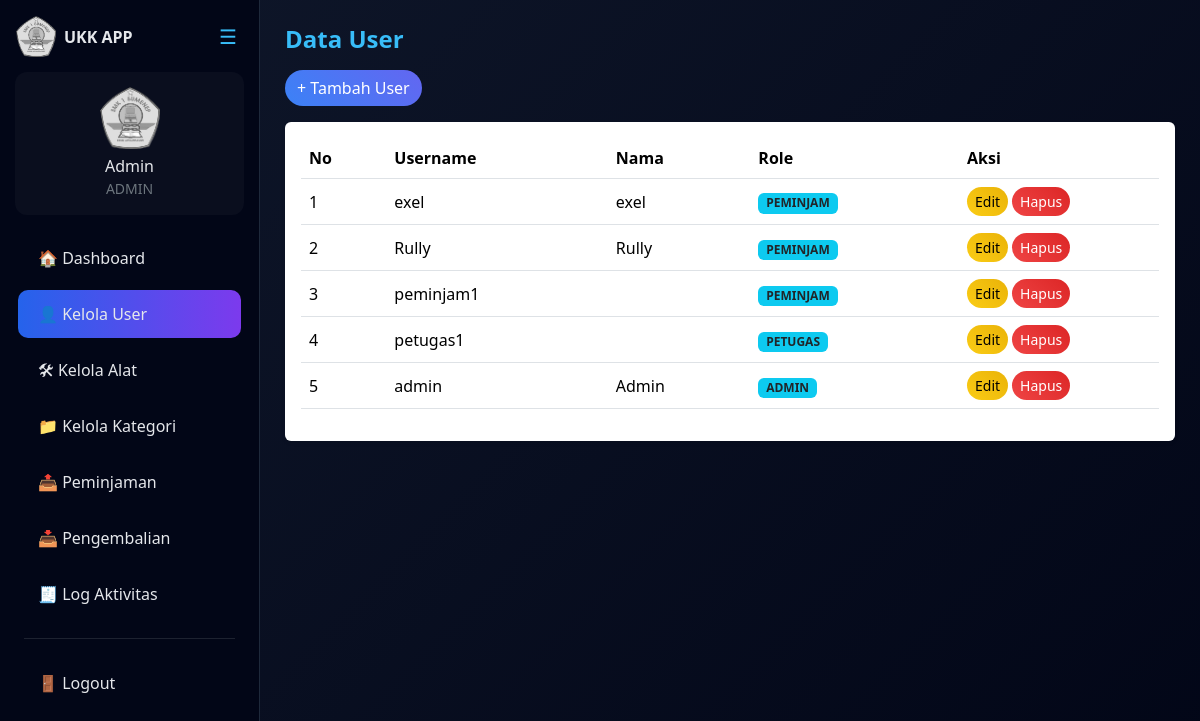
The page /ukk_peminjaman/admin/user.php (signed in) on the database its author committed.
### tables this page shows
CREATE TABLE `users` (
  `id` int(11) NOT NULL,
  `nama` varchar(100) DEFAULT NULL,
  `username` varchar(50) DEFAULT NULL,
  `password` varchar(255) DEFAULT NULL,
  `role` enum('admin','petugas','peminjam') DEFAULT NULL
);

### ukk_peminjaman/admin/user.php (the view, shortened to what this page needs)
<?php
include "../config/database.php";
include "../assets/layout.php";
$data = mysqli_query($koneksi, "SELECT * FROM users ORDER BY id DESC");
?>
<h4 class="mb-3">Data User</h4>
<a href="user_tambah.php" class="btn btn-primary mb-3 rounded-pill">+ Tambah User</a>
<div class="card shadow-sm border-0">
    <div class="card-body">
        <div class="table-responsive">
            <table class="table table-hover align-middle">
                <thead>
                    <tr>
                        <th>No</th>
                        <th>Username</th>
                        <th>Nama</th>
                        <th>Role</th>
                        <th width="200">Aksi</th>
                    </tr>
                </thead>
                <tbody>
                <?php $no=1; while($u = mysqli_fetch_assoc($data)): ?>
                    <tr>
                        <td><?= $no++ ?></td>
                        <td><?= htmlspecialchars($u['username']) ?></td>
                        <td><?= htmlspecialchars($u['nama']) ?></td>
                        <td>
                            <span class="badge bg-info text-dark text-uppercase">
                                <?= htmlspecialchars($u['role']) ?>
                            </span>
                        </td>
                        <td class="d-flex gap-1 flex-wrap">
                            <a href="user_edit.php?id=<?= $u['id'] ?>"
                               class="btn btn-warning btn-sm rounded-pill">Edit</a>
                            <a href="user_hapus.php?id=<?= $u['id'] ?>"
                               onclick="return confirm('Yakin hapus user?')"
                               class="btn btn-danger btn-sm rounded-pill">Hapus</a>
                        </td>
                    </tr>
                <?php endwhile; ?>
                </tbody>
            </table>
        </div>
    </div>
</div>
<?php include "../assets/layout_footer.php"; ?>

### ukk_peminjaman/assets/layout.php (shortened to what this page needs)
<?php
$currentPage = basename($_SERVER['PHP_SELF']);
?>
<!DOCTYPE html>
<html lang="id">
<head>
    <link href="https://cdn.jsdelivr.net/npm/bootstrap@5.3.2/dist/css/bootstrap.min.css" rel="stylesheet">
    <link rel="stylesheet" href="../assets/theme-dark.css">
</head>
<body>
<div class="sidebar" id="sidebar">
    <div class="d-flex align-items-center px-3 pt-3">
        <img src="../assets/logo.png" width="40">
        <span class="ms-2 fw-bold menu-text">UKK APP</span>
        <button class="toggle-btn ms-auto" onclick="toggleSidebar()">☰</button>
    </div>
    <div class="user-box">
        <img src="../assets/logo.png" width="60" class="mb-2">
        <h6 class="mb-0"><?= $_SESSION['nama'] ?? 'User' ?></h6>
        <small class="text-secondary text-uppercase"><?= $_SESSION['role'] ?? '' ?></small>
    </div>
    <nav class="nav flex-column px-2">
        <?php if ($_SESSION['role'] == 'admin'): ?>
            <a href="dashboard.php" class="nav-link <?= $currentPage=='dashboard.php'?'active':'' ?>">
                🏠 <span class="menu-text">Dashboard</span>
            </a>
            <a href="user.php" class="nav-link <?= $currentPage=='user.php'?'active':'' ?>">
                👤 <span class="menu-text">Kelola User</span>
            </a>
            <a href="alat.php" class="nav-link <?= $currentPage=='alat.php'?'active':'' ?>">
                🛠 <span class="menu-text">Kelola Alat</span>
            </a>
            <a href="kategori.php" class="nav-link <?= $currentPage=='kategori.php'?'active':'' ?>">
                📁 <span class="menu-text">Kelola Kategori</span>
            </a>
            <a href="peminjaman_admin.php" class="nav-link <?= $currentPage=='peminjaman_admin.php'?'active':'' ?>">
                📤 <span class="menu-text">Peminjaman</span>
            </a>
            <a href="pengembalian_admin.php" class="nav-link <?= $currentPage=='pengembalian_admin.php'?'active':'' ?>">
                📥 <span class="menu-text">Pengembalian</span>
            </a>
            <a href="log.php" class="nav-link <?= $currentPage=='log.php'?'active':'' ?>">
                🧾 <span class="menu-text">Log Aktivitas</span>
            </a>
        <?php endif; ?>
        <hr class="border-secondary mx-3">
        <a href="../auth/logout.php" class="nav-link text-danger">
            🚪 <span class="menu-text">Logout</span>
        </a>
    </nav>
</div>
<div class="content">

### ukk_peminjaman/assets/layout_footer.php (shortened to what this page needs)
</div>
</body>
</html>

### ukk_peminjaman/assets/theme-dark.css (style rules this page uses)
body { background: linear-gradient(135deg, #0f172a, #020617); color: #e5e7eb; min-height: 100vh; font-family: 'Segoe UI', sans-serif; }
h3, h4, h5 { color: #38bdf8; font-weight: bold; }
.table { color: #e5e7eb; }
.table thead { background: linear-gradient(90deg, #2563eb, #7c3aed); color: white; }
.table tbody tr { transition: 0.2s; }
.btn-primary { background: linear-gradient(45deg, #3b82f6, #6366f1); border: none; }
.btn-warning { background: linear-gradient(45deg, #facc15, #eab308); border: none; color: black; }
.btn-danger { background: linear-gradient(45deg, #ef4444, #dc2626); border: none; }
.nav-link { color: #e5e7eb !important; }

### ukk_peminjaman/assets/layout.php (style rules this page uses)
body { display: flex; min-height: 100vh; }
.sidebar { width: 260px; background: linear-gradient(180deg, #020617, #020617); border-right: 1px solid #1e293b; transition: 0.3s; }
.sidebar .nav-link { color: #cbd5f5; padding: 12px 20px; border-radius: 10px; margin: 4px 10px; }
.sidebar .nav-link:hover, .sidebar .nav-link.active { background: linear-gradient(90deg, #2563eb, #7c3aed); color: white; }
.content { flex: 1; padding: 25px; transition: 0.3s; }
.user-box { background: rgba(255,255,255,0.03); border-radius: 12px; padding: 15px; margin: 15px; text-align: center; }
.toggle-btn { background: none; border: none; color: #38bdf8; font-size: 20px; margin-left: auto; }

### rows shown on the page
users: username "exel", nama "exel", role "PEMINJAM"
users: username "Rully", nama "Rully", role "PEMINJAM"
users: username "peminjam1", role "PEMINJAM"
users: username "petugas1", role "PETUGAS"
users: username "admin", nama "Admin", role "ADMIN"

### other values the page prints
$_SESSION['nama'] "Admin"
$_SESSION['role'] "ADMIN"
